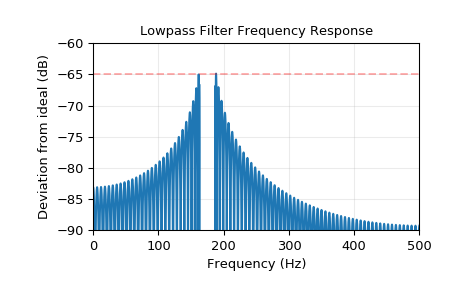

Recreate this plot in Python.
# We will use the Kaiser window method to design a lowpass FIR filter
# for a signal that is sampled at 1000 Hz.

# We want at least 65 dB rejection in the stop band, and in the pass
# band the gain should vary no more than 0.5%.

# We want a cutoff frequency of 175 Hz, with a transition between the
# pass band and the stop band of 24 Hz.  That is, in the band [0, 163],
# the gain varies no more than 0.5%, and in the band [187, 500], the
# signal is attenuated by at least 65 dB.

from scipy.signal import kaiserord, firwin, freqz
import matplotlib.pyplot as plt
fs = 1000.0
cutoff = 175
width = 24

# The Kaiser method accepts just a single parameter to control the pass
# band ripple and the stop band rejection, so we use the more restrictive
# of the two.  In this case, the pass band ripple is 0.005, or 46.02 dB,
# so we will use 65 dB as the design parameter.

# Use `kaiserord` to determine the length of the filter and the
# parameter for the Kaiser window.

numtaps, beta = kaiserord(65, width/(0.5*fs))
numtaps
# 167
beta
# 6.20426

# Use `firwin` to create the FIR filter.

taps = firwin(numtaps, cutoff, window=('kaiser', beta),
              scale=False, nyq=0.5*fs)

# Compute the frequency response of the filter.  ``w`` is the array of
# frequencies, and ``h`` is the corresponding complex array of frequency
# responses.

w, h = freqz(taps, worN=8000)
w *= 0.5*fs/np.pi  # Convert w to Hz.

# Compute the deviation of the magnitude of the filter's response from
# that of the ideal lowpass filter.  Values in the transition region are
# set to ``nan``, so they won't appear in the plot.

ideal = w < cutoff  # The "ideal" frequency response.
deviation = np.abs(np.abs(h) - ideal)
deviation[(w > cutoff - 0.5*width) & (w < cutoff + 0.5*width)] = np.nan

# Plot the deviation.  A close look at the left end of the stop band shows
# that the requirement for 65 dB attenuation is violated in the first lobe
# by about 0.125 dB.  This is not unusual for the Kaiser window method.

plt.plot(w, 20*np.log10(np.abs(deviation)))
plt.xlim(0, 0.5*fs)
plt.ylim(-90, -60)
plt.grid(alpha=0.25)
plt.axhline(-65, color='r', ls='--', alpha=0.3)
plt.xlabel('Frequency (Hz)')
plt.ylabel('Deviation from ideal (dB)')
plt.title('Lowpass Filter Frequency Response')
plt.show()
